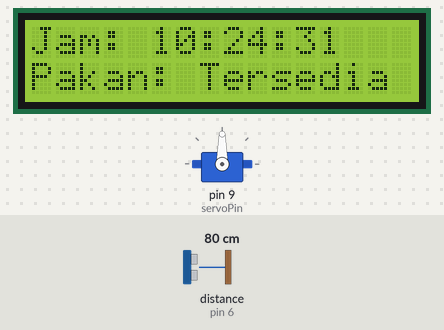
A sketch run on a simulated Arduino Uno, built with avr-gcc and run on an emulated ATmega328P. Shown: 16×2 character LCD, servo. The test bench sets the inputs (shaded band); at power-on: distance to the obstacle (sensor on pin 6) 80 cm. The echo pulse lasts 58.3 µs per cm; the local clock reads 2024-03-15 10:24:30 at power-on unless the sketch sets it.

Above: at 1.2 s.
1.3 s: distance to the obstacle (sensor on pin 6) set to 12 cm
3.6 s: distance to the obstacle (sensor on pin 6) set to 9 cm
At 5.0 s:
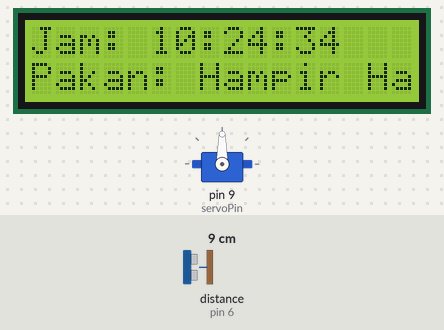
7.7 s: distance to the obstacle (sensor on pin 6) set to 18 cm
At 8.7 s:
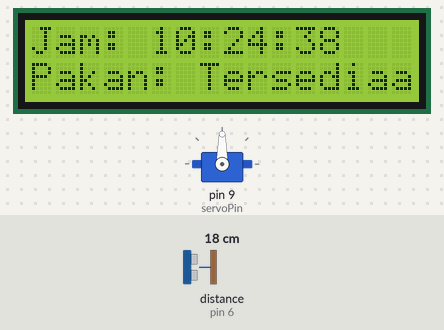
11.8 s: distance to the obstacle (sensor on pin 6) set to 250 cm
At 13.1 s:
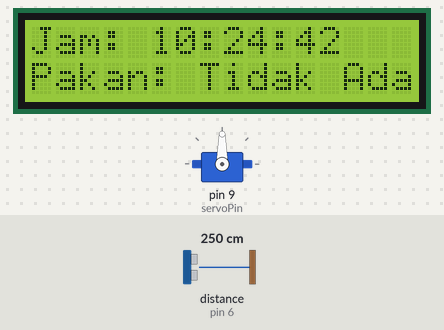
Timing chart, 0 to 14.8 s (numbered marks = the images above; inputs shaded):
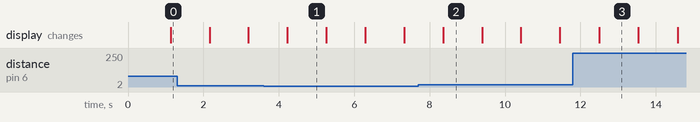

The sketch:

pakan_ayam_otomatis.ino
```cpp
#include <Wire.h>
#include <LiquidCrystal_I2C.h>
#include <RTClib.h>
#include <NewPing.h>
#include <Servo.h>

// Inisialisasi LCD I2C dengan alamat 0x27 dan ukuran 16x2
LiquidCrystal_I2C lcd(0x27, 16, 2);

// Inisialisasi RTC DS3231
RTC_DS3231 rtc;

// Pin untuk sensor jarak HC-SR04
const int trigPin = 7;
const int echoPin = 6;
NewPing sonar(trigPin, echoPin, 200); // Object untuk sensor jarak, max 200cm

// Pin untuk servo motor
const int servoPin = 9;
Servo myServo;

void setup() {
  Serial.begin(9600);

  // Inisialisasi LCD
  lcd.begin();
  lcd.backlight();

  // Inisialisasi RTC
  if (!rtc.begin()) {
    lcd.print("RTC tidak ditemukan");
    while (1);
  }

  if (rtc.lostPower()) {
    lcd.print("RTC reset, atur waktu!");
  }

  // Inisialisasi pin untuk sensor jarak dan servo
  pinMode(trigPin, OUTPUT);
  pinMode(echoPin, INPUT);
  myServo.attach(servoPin);
}

void loop() {
  // Baca waktu dari RTC
  DateTime now = rtc.now();

  // Tampilkan waktu pada LCD
  lcd.setCursor(0, 0);
  lcd.print("Jam: ");
  lcd.print(now.hour());
  lcd.print(":");
  lcd.print(now.minute());
  lcd.print(":");
  lcd.print(now.second());

  // Baca jarak dari sensor ultrasonik
  int distance = sonar.ping_cm();

  // Tampilkan status pakan pada LCD berdasarkan jarak
  lcd.setCursor(0, 1);
  if (distance == 0 || distance > 200) {
    lcd.print("Pakan: Tidak Ada");
  } else if (distance <= 10) {
    lcd.print("Pakan: Hampir Habis");
  } else {
    lcd.print("Pakan: Tersedia");
  }

  // Cek waktu untuk memberi makan ayam (misalnya setiap pukul 08:00)
  if (now.hour() == 8 && now.minute() == 0 && now.second() == 0) {
    // Buka katup pakan ayam dengan servo
    openFeeder();
  }

  // Delay sebelum pembacaan berikutnya
  delay(1000);
}

void openFeeder() {
  myServo.write(90); // Posisi servo untuk membuka katup pakan
  delay(4000); // Servo membuka selama 4 detik
  myServo.write(0); // Tutup kembali katup setelah 4 detik
}
```

Measured:
- the behaviour switches between 11 and 10 cm on distance to the obstacle (sensor on pin 6) (found by bisection; images 0 and 1)
- after the input at 3.6 s, the display: changes after 0.63 s (image 1)
- after the input at 7.7 s, the display: changes after 0.66 s (image 2)
- after the input at 11.8 s, the display: changes after 0.69 s (image 3)
- what the display in image 1 shows lasts 1.1 s, from 4.2 s to 5.3 s
